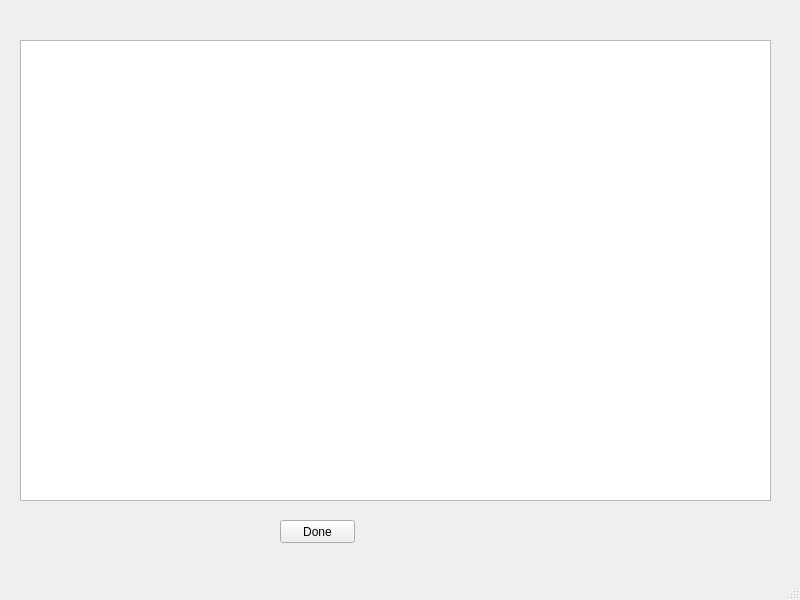
<?xml version="1.0" encoding="UTF-8"?>
<ui version="4.0">
 <class>MainWindow</class>
 <widget class="QMainWindow" name="MainWindow">
  <property name="geometry">
   <rect>
    <x>0</x>
    <y>0</y>
    <width>800</width>
    <height>600</height>
   </rect>
  </property>
  <property name="windowTitle">
   <string>MainWindow</string>
  </property>
  <widget class="QWidget" name="centralwidget">
   <widget class="QPushButton" name="completeButton">
    <property name="geometry">
     <rect>
      <x>280</x>
      <y>520</y>
      <width>75</width>
      <height>23</height>
     </rect>
    </property>
    <property name="text">
     <string>Done</string>
    </property>
   </widget>
   <widget class="QTextEdit" name="textEdit">
    <property name="geometry">
     <rect>
      <x>20</x>
      <y>40</y>
      <width>751</width>
      <height>461</height>
     </rect>
    </property>
   </widget>
  </widget>
  <widget class="QMenuBar" name="menubar">
   <property name="geometry">
    <rect>
     <x>0</x>
     <y>0</y>
     <width>800</width>
     <height>22</height>
    </rect>
   </property>
  </widget>
  <widget class="QStatusBar" name="statusbar"/>
 </widget>
 <resources/>
 <connections/>
</ui>
